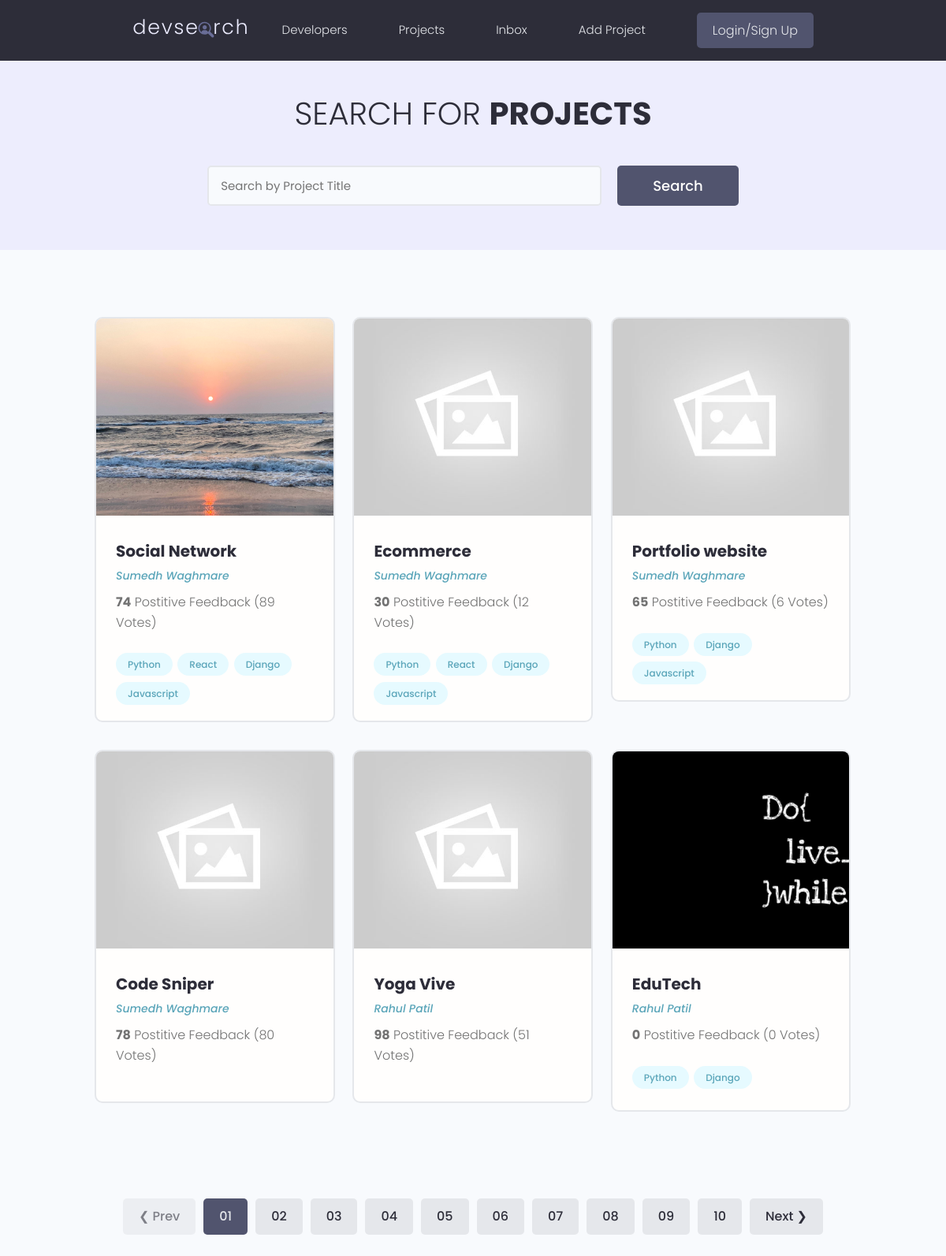
/projects/, run on the app's committed database.
### projects/models.py (models this page shows, shortened)
class Project(models.Model):
    owner = models.ForeignKey(
        Profile, null=True, blank=True, on_delete=models.SET_NULL)
    title = models.CharField(max_length=200)
    description = models.TextField(null=True,blank=True)
    featured_image = models.ImageField(null=True, blank=True, default="default.jpg")
    demo_link = models.CharField(max_length=2000,null=True,blank=True)
    source_link = models.CharField(max_length=2000,null=True,blank=True)
    tags = models.ManyToManyField('Tag', blank=True)
    vote_total = models.IntegerField(default=0,null=True, blank=True)
    vote_ratio = models.IntegerField(default=0,null=True, blank=True)
    created = models.DateField(auto_now_add=True)
    id = models.UUIDField(default=uuid.uuid4,unique=True,primary_key=True,editable=False)

class Tag(models.Model):
    name = models.CharField(max_length=200)
    created = models.DateTimeField(auto_now_add=True)
    id = models.UUIDField(default=uuid.uuid4, unique=True, primary_key=True, editable=False)
    def __str__(self):
        return self.name

### users/models.py (models this page shows, shortened)
class Profile(models.Model):
    user = models.OneToOneField(User, on_delete=models.CASCADE, blank=True, null=True)
    name = models.CharField(max_length=200, null=True, blank=True)
    email = models.EmailField(max_length=500, null=True, blank=True)
    username = models.CharField(max_length=200, null=True, blank=True)
    location = models.CharField(max_length=200, null=True, blank=True)
    short_intro = models.CharField(max_length=1000, null=True, blank=True)
    bio = models.TextField(null=True, blank=True)
    profile_image = models.ImageField(null=True, blank=True,
        upload_to = 'profiles/', default='profiles/user-default.png')
    social_github = models.CharField(max_length=200, null=True, blank=True)
    social_twitter = models.CharField(max_length=200, null=True, blank=True)
    social_linkedin = models.CharField(max_length=200, null=True, blank=True)
    social_youtube = models.CharField(max_length=200, null=True, blank=True)
    social_website = models.CharField(max_length=200, null=True, blank=True)
    created = models.DateField(auto_now_add=True)
    id = models.UUIDField(default=uuid.uuid4,unique=True,primary_key=True,editable=False)

### projects/views.py (the view)
# urls.py: path('projects/',include('projects.urls')),
def projects(request):
    projects = Project.objects.all()
    context = { 'projects' : projects }
    return render(request,'projects/projects.html', context)

### projects/templates/projects/projects.html (shortened to what this page needs)
{% extends 'main.html' %}
{% block content %}
  <main class="projects">
    <section class="hero-section text-center">
      <div class="container container--narrow">
        <div class="hero-section__box">
          <h2>Search for <span>Projects</span></h2>
        </div>
        <div class="hero-section__search">
          <form class="form" action="#" method="get">
            <div class="form__field">
              <input class="input input--text" id="formInput#search" type="text" name="text"
                placeholder="Search by Project Title" />
            </div>
            <input class="btn btn--sub btn--lg" type="submit" value="Search" />
          </form>
        </div>
      </div>
    </section>
    <section class="projectsList">
      <div class="container">
        <div class="grid grid--three">
        {% for project in projects %}
          <div class="column">
            <div class="card project">
              <a href="{% url 'project' project.id %}" class="project">
                <img class="project__thumbnail" src="{{ project.featured_image.url }}" alt="project thumbnail" />
                <div class="card__body">
                  <h3 class="project__title">{{ project.title }}</h3>
                  <p><a class="project__author" href="{% url 'user-profile' project.owner.id %}">{{ project.owner.name }}</a></p>
                  <p class="project--rating">
                    <span style="font-weight: bold;">{{ project.vote_ratio }}</span> Postitive
                    Feedback ({{ project.vote_total }}  Vote{{project.vote_ratio|pluralize:"s"}})
                  </p>
                  <div class="project__tags">
                    {% for tag in project.tags.all %}
                    <span class="tag tag--pill tag--main">
                      <small>{{tag}}</small>
                    </span>
                    {% endfor %}
                  </div>
                </div>
              </a>
            </div>
          </div>
        {%  endfor  %}
        </div>
      </div>
    </section>
    <div class="pagination">
      <ul class="container">
        <li><a href="#" class="btn btn--disabled">&#10094; Prev</a></li>
        <li><a href="#" class="btn btn--sub">01</a></li>
        <li><a href="#" class="btn">02</a></li>
        <li><a href="#" class="btn">03</a></li>
        <li><a href="#" class="btn">04</a></li>
        <li><a href="#" class="btn">05</a></li>
        <li><a href="#" class="btn">06</a></li>
        <li><a href="#" class="btn">07</a></li>
        <li><a href="#" class="btn">08</a></li>
        <li><a href="#" class="btn">09</a></li>
        <li><a href="#" class="btn">10</a></li>
        <li><a href="#" class="btn">Next &#10095;</a></li>
      </ul>
    </div>
  </main>
{% endblock content %}

### static/styles/app.css (style rules this page uses)
:root { --color-sub: #2d2d39; }
.btn--sub { background-color: var(--color-sub-light); }
.card { border: 2px solid var(--color-light); }
img { width: 100%; }
.hero-section { height: 40vh; display: flex; align-items: center; background-color: var(--color-sub); }
.hero-section__box { margin-bottom: 4rem; }
.hero-section__box > h2, .hero-section__box > h2 > span { font-size: 4rem; color: var(--color-light); line-height: 1.3; text-transform: uppercase; }
.hero-section__box > h2 { font-weight: 300; }
.hero-section__box > h2 > span { font-weight: 700; }
.hero-section__search > .form { display: flex; align-items: center; justify-content: center; gap: 2rem; }
.hero-section__search > .form input.input--text { width: 50rem; }
.pagination { margin-top: 8rem; margin-bottom: 10rem; }
.pagination > ul { flex-wrap: wrap; list-style: none; display: flex; align-items: center; justify-content: center; gap: 1rem; }
.pagination .btn { color: var(--color-sub); }
.pagination .btn.btn--sub { color: var(--color-light); }
.project__author { font-size: 1.4rem; font-style: italic; }
.project--rating { margin-bottom: 1.6em; margin-top: .5em; }
.projects > .hero-section { background: var(--color-sub-lighter); height: 30vh; }
.projects .hero-section__box { margin-bottom: 2.5rem; }
.projects .hero-section__box > h2 { color: var(--color-sub); }
.projects .hero-section__box > h2 > span { font-weight: 700; color: var(--color-sub); }
.projectsList { margin-top: 8rem; }
.project__thumbnail { height: 25rem; object-fit: cover; object-position: top center; }
.project__title { font-size: 2rem; font-weight: 700; color: var(--color-sub); }

### static/uikit/styles/modules/_variables.css (style rules this page uses)
:root { --color-main: #5aa5b9; --color-main-light: #e6faff; --color-sub: #3f4156; --color-sub-light: #51546e; --color-sub-lighter: #ededfd; --color-text: #737373; --color-gray: #8b8b8b; --color-light: #e5e7eb; --color-light-gray: #767676; --color-bg: #f8fafd; --color-white: #fffefd; --color-white-light: #f3f3f3; --color-success: #359e64; --color-success-bg: #def8e8; --color-error: #fc4b0b; --color-error-bg: #fff2ee; --font-base: 'Poppins', arial, helvetica, 'Segoe UI', roboto, ubuntu, sans-serif; --font-monospace: 'Fira Code', 'Courier New', courier, monospace; --font-regular: 300; --font-medium: 500; --font-bold: 700; --generic-shadow: 1px 1px 5px #00000010; --generic-transition: all 0.3s ease-in-out; }

### static/uikit/styles/modules/_base.css (style rules this page uses)
* { margin: 0; padding: 0; box-sizing: border-box; text-rendering: optimizeLegibility; color: inherit; font-size: inherit; }
html { font-size: 50%; }
@media only screen and (min-width: 480px) { html { font-size: 56.25%; } }
@media only screen and (min-width: 1200px) { html { font-size: 62.5%; } }
body { line-height: 1.6; font-weight: 400; font-size: 1.5rem; color: var(--color-text); background-color: var(--color-bg); min-height: 100vh; }

### static/uikit/styles/modules/_typography.css (style rules this page uses)
* { font-family: var(--font-base); }
h2 { font-size: 3.6rem; font-weight: var(--font-bold); }
h3 { font-size: 3.2rem; font-weight: var(--font-medium); }
p, span, strong { font-size: 1.6rem; color: var(--color-text); font-weight: var(--font-regular); }
a { padding-bottom: 2px; text-decoration: none; display: inline-block; color: var(--color-main); font-weight: var(--font-medium); }

### static/uikit/styles/modules/_utilities.css (style rules this page uses)
.container { width: 92%; max-width: 165rem; margin: 0 auto; box-sizing: border-box; }
.container--narrow { width: 92%; max-width: 120rem; }
@media screen and (min-width: 1000px) { .container { width: 90%; } }
@media screen and (min-width: 1000px) { .container--narrow { width: 85%; } }
@media screen and (min-width: 1200px) { .container { width: 80%; } }
@media screen and (min-width: 1200px) { .container--narrow { width: 72%; } }
.text-center { text-align: center; }

### static/uikit/styles/modules/_button.css (style rules this page uses)
.btn { display: inline-block; position: relative; cursor: pointer; background-color: var(--color-light); font-weight: var(--font-medium); color: var(--color-sub); text-decoration: none; padding: 1rem 2rem; border-radius: 0.5rem; border: none; width: -webkit-fit-content; width: -moz-fit-content; width: fit-content; height: -webkit-fit-content; height: -moz-fit-content; height: fit-content; font-size: 1.6rem; outline-width: 0; outline-color: transparent; -webkit-backface-visibility: hidden; backface-visibility: hidden; transition: all 0.3s ease-in-out; }
.btn:disabled, .btn--disabled { cursor: not-allowed; opacity: 0.6; }
.btn--sub { background-color: var(--color-sub); color: var(--color-white); }
.btn--lg { font-size: 1.8rem; padding: 1.2rem 4.5rem; }

### data on the page
Project: featured_image (picture), title "Social Network", owner.name "Sumedh Waghmare", vote_ratio "74", vote_total "89"
Tag: name "Python"
Tag: name "React"
Tag: name "Django"
Tag: name "Javascript"
Project: featured_image (placeholder picture), title "Ecommerce", owner.name "Sumedh Waghmare", vote_ratio "30", vote_total "12"
Project: featured_image (placeholder picture), title "Portfolio website", owner.name "Sumedh Waghmare", vote_ratio "65", vote_total "6"
Project: featured_image (placeholder picture), title "Code Sniper", owner.name "Sumedh Waghmare", vote_ratio "78", vote_total "80"
Project: featured_image (placeholder picture), title "Yoga Vive", owner.name "Rahul Patil", vote_ratio "98", vote_total "51"
Project: featured_image (picture), title "EduTech", owner.name "Rahul Patil", vote_ratio "0", vote_total "0"
